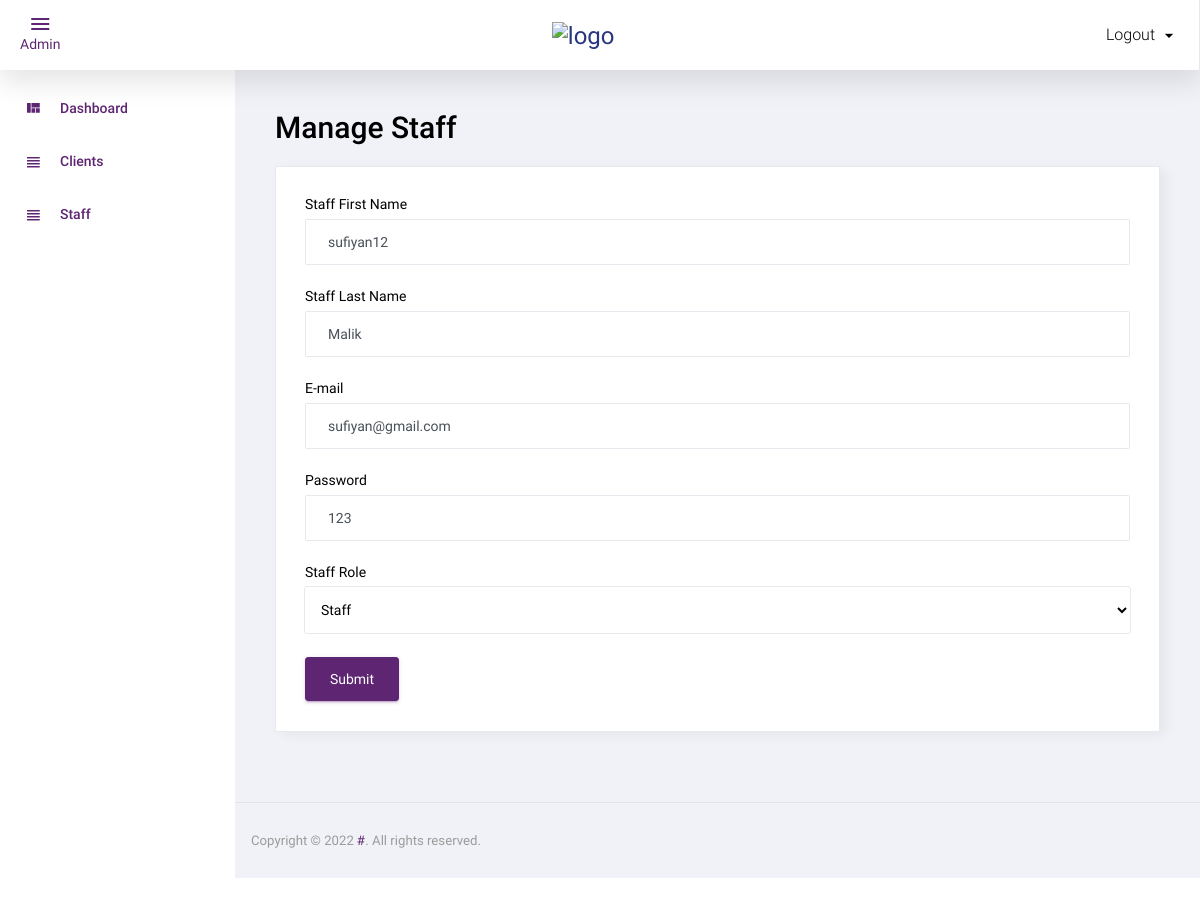
The page /admin/manage_staff.php?id=10 (signed in) on the database its author committed.
### tables this page shows
CREATE TABLE `tbl_users` (
  `id` int(11) NOT NULL,
  `f_name` varchar(56) NOT NULL,
  `l_name` varchar(56) NOT NULL,
  `email` varchar(56) NOT NULL,
  `password` varchar(56) NOT NULL,
  `role` varchar(56) NOT NULL,
  `created_date` varchar(56) NOT NULL,
  `created_time` varchar(56) NOT NULL
);

### admin/function.inc.php (called while the page is built, shortened)
<?php
function get_safe_value($str){
	global $con;
	$str=mysqli_real_escape_string($con,$str);
	return $str;
}
	?>

### admin/manage_staff.php (the view, shortened to what this page needs)
<?php
include('top.php');
$f_name="";
$email="";
$password="";
$l_name="";
if(isset($_GET['id']) && $_GET['id']>0){
	$id=get_safe_value($_GET['id']);
	$row=mysqli_fetch_assoc(mysqli_query($con,"select * from tbl_users where id='$id'"));
	$f_name=$row['f_name'];
	$l_name=$row['l_name'];
	$password=$row['password'];
	$email=$row['email'];
}
?>
<div class="row">
			<h1 class="grid_title ml10 ml15">Manage Staff</h1>
            <div class="col-12 grid-margin stretch-card">
              <div class="card">
                <div class="card-body">
                  <form class="forms-sample" method="post">
                    <div class="form-group">
                      <label for="exampleInputName1">Staff First Name</label>
                      <input type="text" class="form-control" placeholder="Staff First Name" name="f_name" required value="<?php echo $f_name?>">
                    </div>
					<div class="form-group">
                      <label for="exampleInputName1">Staff Last Name</label>
                      <input type="text" class="form-control" placeholder="Staff Last Name" name="l_name" required value="<?php echo $l_name?>">
                    </div>
					<div class="form-group">
                      <label for="exampleInputName1">E-mail</label>
                      <input type="email" class="form-control" placeholder="E-mail" name="email" required value="<?php echo $email?>">
                    </div>
					<div class="form-group">
                      <label for="exampleInputName1">Password</label>
                      <input type="text" class="form-control" placeholder="Password" name="password" required value="<?php echo $password?>">
                    </div>
                    <div class="form-group">
                      <label for="exampleInputName1">Staff Role</label>
                      <select class="form-control" name="role" required>
						<option value="0" selected>Staff</option>
					  </select>
                    </div>
                    <button type="submit" class="btn btn-primary mr-2" name="submit">Submit</button>
                  </form>
                </div>
              </div>
            </div>
		 </div>
<?php include('footer.php');?>

### rows shown on the page
tbl_users: f_name "sufiyan12", l_name "Malik", email "sufiyan@gmail.com", password "123"

### other values the page prints
$name_p "Admin"
